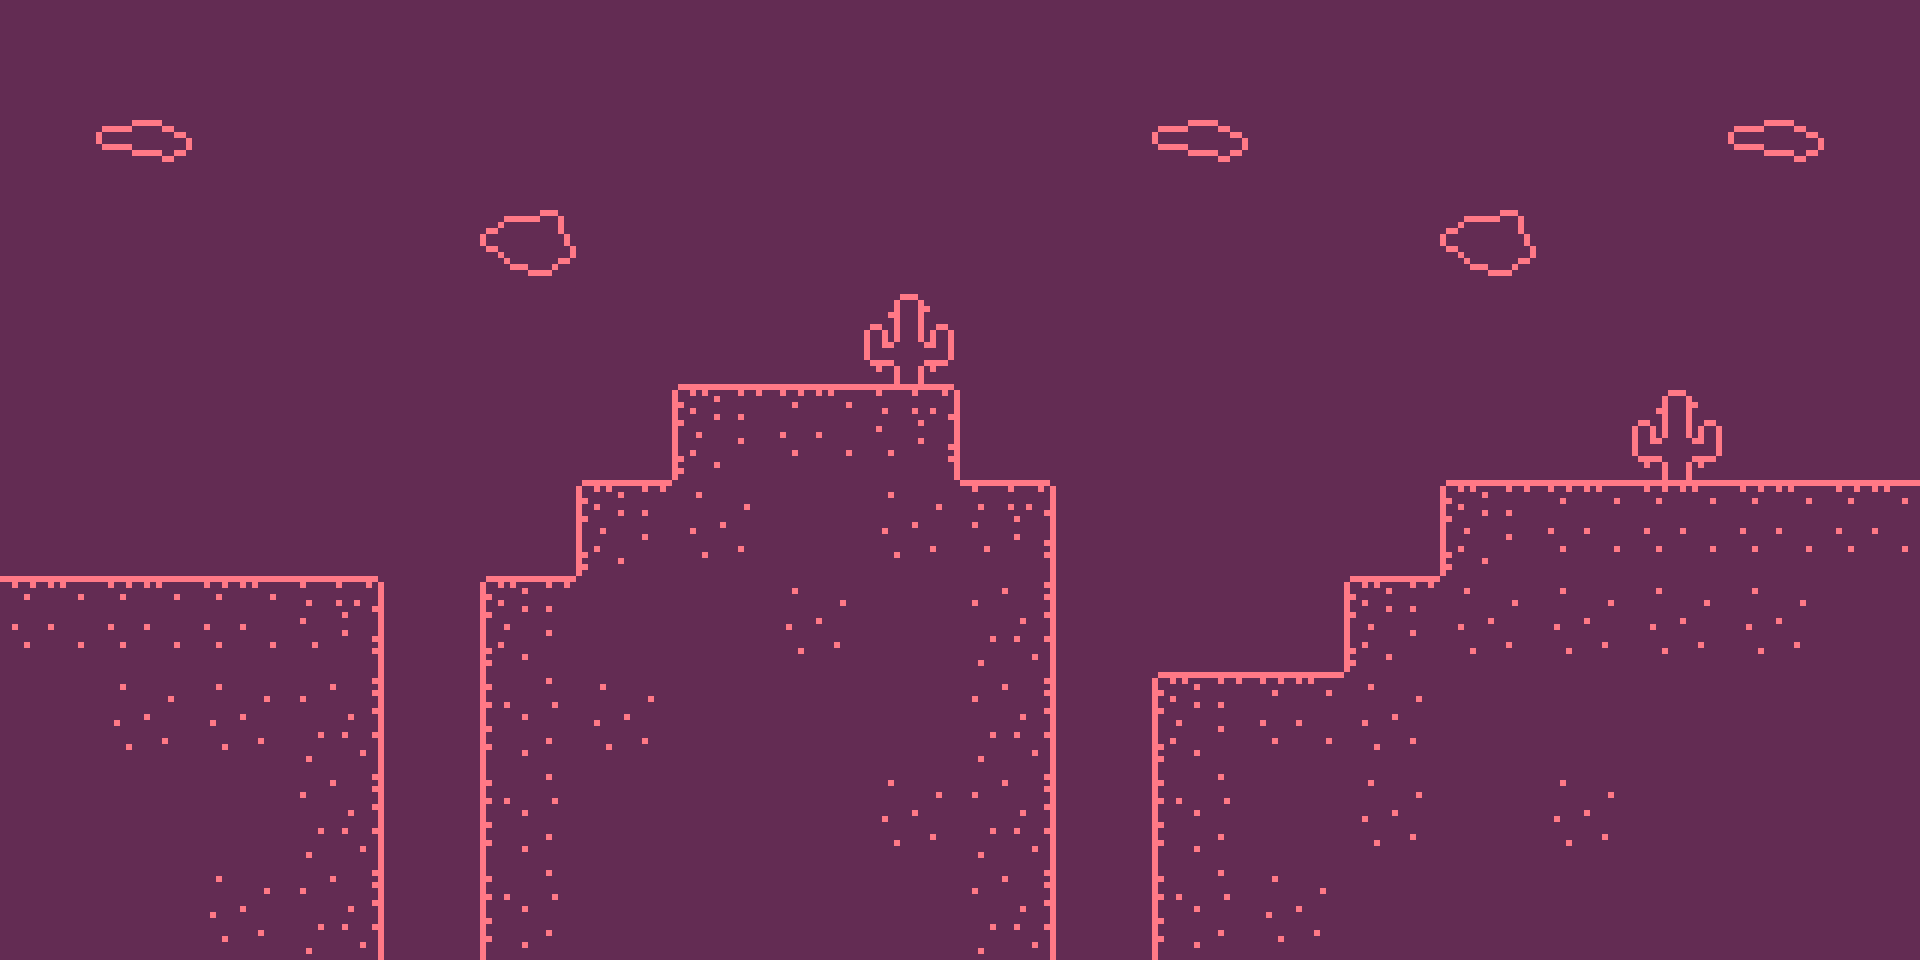

Below is a game level as drawn by its tile map, then a one-line description and the .tmx that defines it (tile-layer data replaced by summaries):
An orthogonal 20x10 tile map with 96x96 px tiles, 1 tile layer (Слой тайлов 1).

<map version="1.8" tiledversion="1.8.4" orientation="orthogonal" renderorder="right-down" width="20" height="10" tilewidth="96" tileheight="96" infinite="0" nextlayerid="2" nextobjectid="1">
 <tileset firstgid="1" source="platform.tsx" />
 <layer id="1" name="Слой тайлов 1" width="20" height="10">
  <data>[200 cells, 200 non-empty, 10 distinct tile ids]</data>
 </layer>
</map>